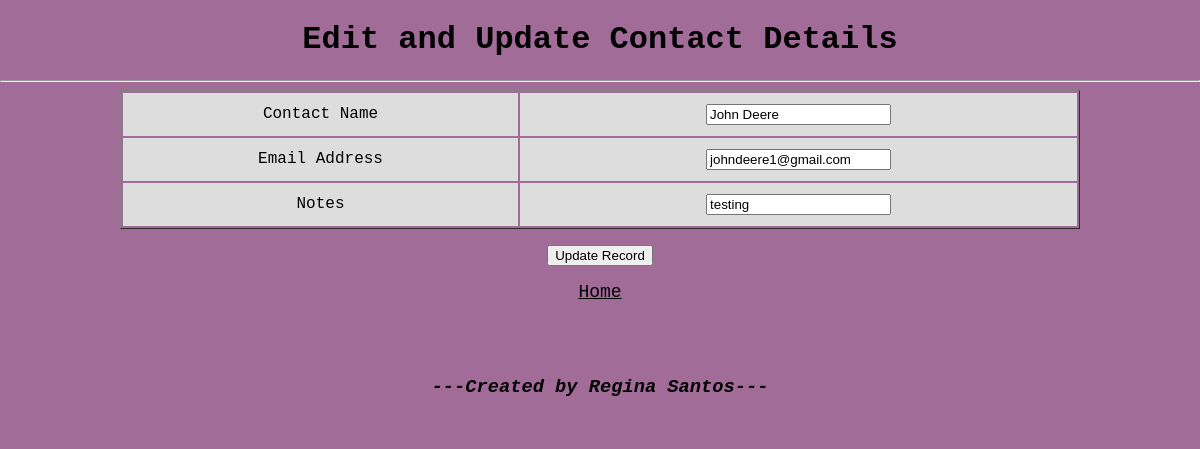
Page /Edit/John Deere on the committed database.
### contacts/models.py (models this page shows, shortened)
class crudst(models.Model):
    contact_name = models.CharField(max_length=100)
    contact_email = models.EmailField()
    contact_notes = models.CharField(max_length=500)
    contact_time = models.DateTimeField(auto_now_add=True)

### contacts/views.py (the view)
# urls.py: path('Edit/<str:contact_name>', views.contact_edit, name="contact_edit"),
def contact_edit(request, contact_name):
    contact_details = crudst.objects.get(contact_name=contact_name)
    return render(request, 'edit.html', {"crudst": contact_details})

### template/edit.html (shortened to what this page needs)
{% load static %}
<!DOCTYPE html>
<head>
    <link rel="stylesheet" href="{% static 'css/edit.css' %}">
</head>
<body>
    <center>
    <h1>Edit and Update Contact Details</h1>
    </center>
    <hr/>
    <form method="post" action="{% url 'contact_update' contact_name=crudst.contact_name %}">
        <table border="1">
            <tr>
                <td>Contact Name</td>
                <td><input type= "text" name="contact_name" value= "{{crudst.contact_name}}"></td>
            </tr>
            <tr>
                <td>Email Address</td>
                <td><input type= "text" name="contact_email" value= "{{crudst.contact_email}}"></td>
            </tr>
            <tr>
                <td>Notes</td>
                <td><input type= "text" name="contact_notes" value= "{{crudst.contact_notes}}"></td>
            </tr>
        </table>
        <center>
        <input type="submit" value="Update Record">
        <a href = "{% url 'contact_display'%}"><u>Home</u></a>
        </center>
    </form>
</body>
<footer>
    <center>
        <h3><i>---Created by Regina Santos---</i></h3>
    </center>
</footer>
</html>

### contacts/static/css/edit.css (style rules this page uses)
body { font-family: "Lucida Console", "Courier New", monospace; background-color: #a26c99; margin: 0; padding: 0; }
h1 { color: #000000; margin: 1; }
a { font-size: large; text-decoration: none; color: #000000; text-align: center; margin: 20px; padding: 10px; }
table { width: 80%; margin: 0 auto; }
td { padding: 10px; border: 1px solid #ddd; background-color: #ddd; text-align: center; }
tr:nth-child(even) { background-color: #f9f9f9; }
footer { margin-top: 50px; background-color: #a26c99; color: #000000; padding: 5px; text-align: center; }

### rows in the picture
crudst: contact_name "John Deere", contact_email "johndeere1@gmail.com", contact_notes "testing"
